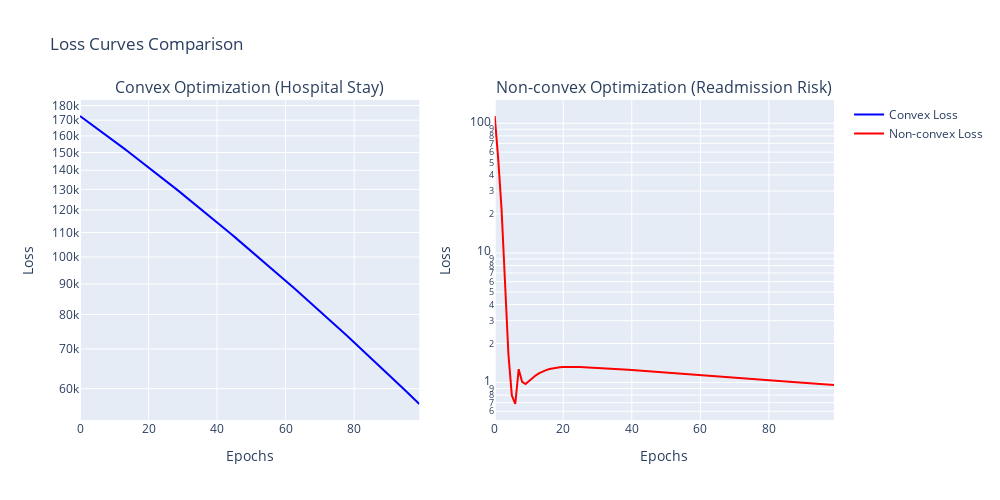

Here is the notebook cell this chart was saved with:
### Code cell
import numpy as np
import torch
import torch.nn as nn
import plotly.graph_objects as go
from plotly.subplots import make_subplots

# Generate synthetic healthcare data
np.random.seed(42)
n_samples = 1000

# Features: age, bmi, blood_pressure
X = np.random.randn(n_samples, 3)
X[:, 0] = X[:, 0] * 10 + 50  # Age: mean 50, std 10
X[:, 1] = X[:, 1] * 5 + 25   # BMI: mean 25, std 5
X[:, 2] = X[:, 2] * 15 + 120 # BP: mean 120, std 15

# Target: hospital stay duration (convex case)
y_convex = 2*X[:, 0] + 3*X[:, 1] + 1.5*X[:, 2] + np.random.randn(n_samples) * 10

# Target: readmission risk (non-convex case)
y_nonconvex = np.sin(X[:, 0]/10) + np.cos(X[:, 1]/5) + np.tanh(X[:, 2]/20) + np.random.randn(n_samples) * 0.2

# Convert to PyTorch tensors
X_tensor = torch.FloatTensor(X)
y_convex_tensor = torch.FloatTensor(y_convex).reshape(-1, 1)
y_nonconvex_tensor = torch.FloatTensor(y_nonconvex).reshape(-1, 1)

# Linear model (convex case)
class LinearModel(nn.Module):
    def __init__(self):
        super().__init__()
        self.linear = nn.Linear(3, 1)
    
    def forward(self, x):
        return self.linear(x)

# Neural network (non-convex case)
class NonlinearModel(nn.Module):
    def __init__(self):
        super().__init__()
        self.layers = nn.Sequential(
            nn.Linear(3, 10),
            nn.ReLU(),
            nn.Linear(10, 10),
            nn.ReLU(),
            nn.Linear(10, 1)
        )
    
    def forward(self, x):
        return self.layers(x)

# Training function
def train_model(model, X, y, n_epochs=100):
    optimizer = torch.optim.Adam(model.parameters(), lr=0.01)
    criterion = nn.MSELoss()
    losses = []
    
    for epoch in range(n_epochs):
        optimizer.zero_grad()
        y_pred = model(X)
        loss = criterion(y_pred, y)
        loss.backward()
        optimizer.step()
        losses.append(loss.item())
    
    return losses

# Train both models
model_convex = LinearModel()
model_nonconvex = NonlinearModel()

losses_convex = train_model(model_convex, X_tensor, y_convex_tensor)
losses_nonconvex = train_model(model_nonconvex, X_tensor, y_nonconvex_tensor)

# Visualization
fig = make_subplots(rows=1, cols=2, subplot_titles=('Convex Optimization (Hospital Stay)', 
                                                   'Non-convex Optimization (Readmission Risk)'))

# Plot convex loss
fig.add_trace(
    go.Scatter(y=losses_convex, mode='lines', name='Convex Loss',
               line=dict(color='blue')), row=1, col=1)

# Plot non-convex loss
fig.add_trace(
    go.Scatter(y=losses_nonconvex, mode='lines', name='Non-convex Loss',
               line=dict(color='red')), row=1, col=2)

fig.update_layout(height=500, width=1000, title_text="Loss Curves Comparison")
fig.update_xaxes(title_text="Epochs")
fig.update_yaxes(title_text="Loss", type="log")

fig.show()

### Figure 1 — Plotly figure (JSON) as saved in the notebook; plotly's stock layout.template omitted (floating-point values rounded to 4 significant figures)
{"data": [{"line": {"color": "blue"}, "mode": "lines", "name": "Convex Loss", "type": "scatter", "xaxis": "x", "y": [172800.0, 171200.0, 169500.0, 167900.0, 166300.0, 164700.0, 163100.0, 161500.0, 159900.0, 158300.0, 156800.0, 155200.0, 153700.0, 152100.0, 150600.0, 149100.0, 147600.0, 146100.0, 144600.0, 143100.0, 141600.0, 140200.0, 138700.0, 137300.0, 135900.0, 134400.0, 133000.0, 131600.0, 130200.0, 128900.0, 127500.0, 126100.0, 124800.0, 123500.0, 122100.0, 120800.0, 119500.0, 118200.0, 116900.0, 115700.0, 114400.0, 113100.0, 111900.0, 110700.0, 109400.0, 108200.0, 107000.0, 105800.0, 104600.0, 103500.0, 102300.0, 101100.0, 100000.0, 98870.0, 97750.0, 96630.0, 95530.0, 94430.0, 93350.0, 92270.0, 91200.0, 90150.0, 89100.0, 88060.0, 87030.0, 86010.0, 85000.0, 84000.0, 83010.0, 82030.0, 81050.0, 80090.0, 79130.0, 78190.0, 77250.0, 76320.0, 75400.0, 74490.0, 73590.0, 72690.0, 71810.0, 70930.0, 70060.0, 69200.0, 68350.0, 67500.0, 66670.0, 65840.0, 65020.0, 64210.0, 63410.0, 62610.0, 61830.0, 61050.0, 60270.0, 59510.0, 58750.0, 58010.0, 57270.0, 56530.0], "yaxis": "y"}, {"line": {"color": "red"}, "mode": "lines", "name": "Non-convex Loss", "type": "scatter", "xaxis": "x2", "y": [113.9, 54.07, 21.82, 6.74, 1.653, 0.7949, 0.6829, 1.267, 1.011, 0.972, 1.028, 1.085, 1.137, 1.181, 1.218, 1.248, 1.271, 1.289, 1.301, 1.31, 1.316, 1.32, 1.321, 1.321, 1.32, 1.318, 1.315, 1.311, 1.307, 1.303, 1.298, 1.294, 1.289, 1.284, 1.279, 1.274, 1.269, 1.264, 1.259, 1.254, 1.249, 1.244, 1.239, 1.234, 1.228, 1.223, 1.218, 1.212, 1.207, 1.202, 1.197, 1.191, 1.186, 1.181, 1.175, 1.17, 1.165, 1.159, 1.154, 1.149, 1.143, 1.138, 1.133, 1.127, 1.122, 1.117, 1.112, 1.107, 1.101, 1.096, 1.091, 1.086, 1.081, 1.076, 1.071, 1.066, 1.061, 1.056, 1.051, 1.046, 1.041, 1.037, 1.032, 1.027, 1.022, 1.018, 1.013, 1.008, 1.004, 0.9993, 0.9948, 0.9904, 0.9859, 0.9815, 0.9772, 0.9729, 0.9686, 0.9643, 0.9601, 0.956], "yaxis": "y2"}], "layout": {"annotations": [{"font": {"size": 16}, "showarrow": false, "text": "Convex Optimization (Hospital Stay)", "x": 0.225, "xanchor": "center", "xref": "paper", "y": 1, "yanchor": "bottom", "yref": "paper"}, {"font": {"size": 16}, "showarrow": false, "text": "Non-convex Optimization (Readmission Risk)", "x": 0.775, "xanchor": "center", "xref": "paper", "y": 1, "yanchor": "bottom", "yref": "paper"}], "height": 500, "title": {"text": "Loss Curves Comparison"}, "width": 1000, "xaxis": {"anchor": "y", "domain": [0, 0.45], "title": {"text": "Epochs"}}, "xaxis2": {"anchor": "y2", "domain": [0.55, 1], "title": {"text": "Epochs"}}, "yaxis": {"anchor": "x", "domain": [0, 1], "title": {"text": "Loss"}, "type": "log"}, "yaxis2": {"anchor": "x2", "domain": [0, 1], "title": {"text": "Loss"}, "type": "log"}}}
